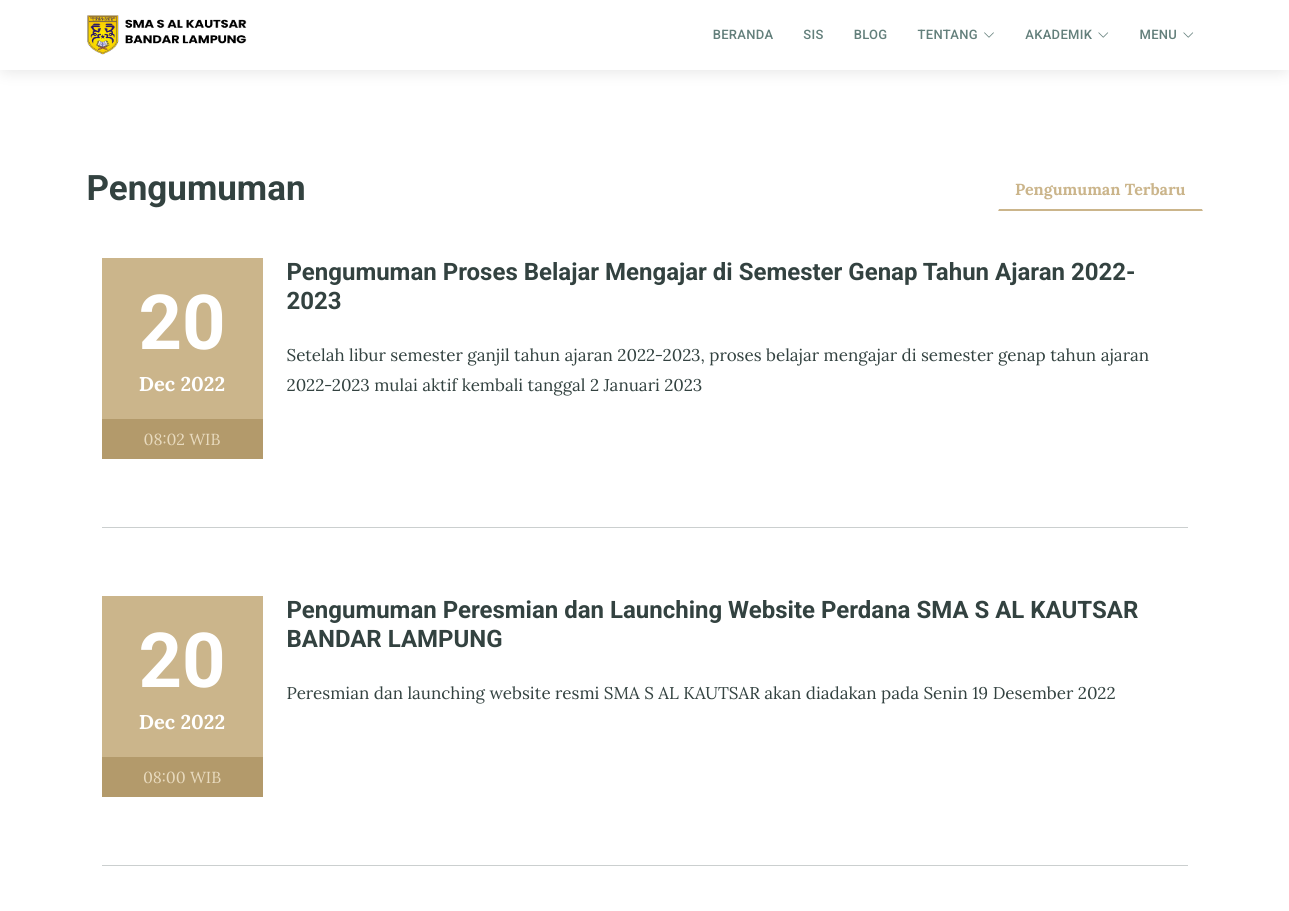
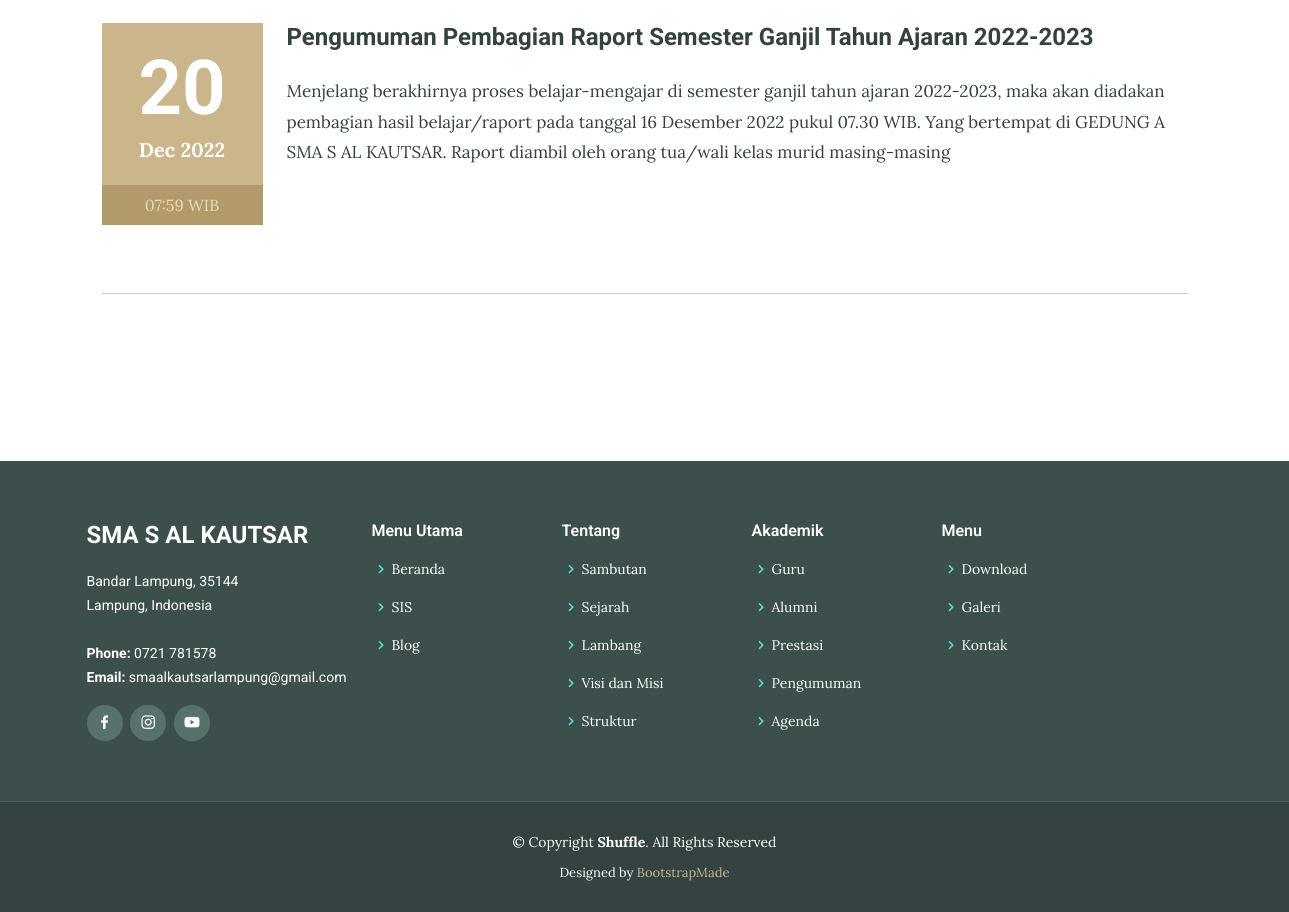
The app's page /index.php/pengumuman with its own data (2 pictures, top to bottom).
### tables this page shows
CREATE TABLE `tbl_pengumuman` (
  `pengumuman_id` int(11) NOT NULL,
  `pengumuman_judul` varchar(150) DEFAULT NULL,
  `pengumuman_deskripsi` text DEFAULT NULL,
  `pengumuman_tanggal` timestamp NULL DEFAULT current_timestamp(),
  `pengumuman_author` varchar(60) DEFAULT NULL
);

### application/controllers/Pengumuman.php (called while the page is built, shortened)
<?php
class Pengumuman extends CI_Controller{
	function __construct(){
		$this->load->view('templates/header_1');
		$this->load->model('m_pengumuman');
		$this->load->model('m_pengunjung');
	}
	function index(){
		$jum=$this->m_pengumuman->pengumuman();
        $page=$this->uri->segment(3);
        if(!$page):
            $offset = 0;
        else:
            $offset = $page;
        endif;
        $limit=7;
        $config['base_url'] = base_url() . 'pengumuman/index/';
            $config['total_rows'] = $jum->num_rows();
            $config['per_page'] = $limit;
            $config['uri_segment'] = 3;
	          $config['full_tag_open']    = '<div class="pagging text-center"><nav><ul class="pagination justify-content-center">';
	          $config['full_tag_close']   = '</ul></nav></div>';
	          $config['num_tag_open']     = '<li class="page-item"><span class="page-link">';
	          $config['num_tag_close']    = '</span></li>';
	          $config['cur_tag_open']     = '<li class="page-item"><span class="page-link">';
	          $config['cur_tag_close']    = '<span class="sr-only">(current)</span></span></li>';
	          $config['next_tag_open']    = '<li class="page-item"><span class="page-link">';
	          $config['next_tagl_close']  = '<span aria-hidden="true">&raquo;</span></span></li>';
	          $config['prev_tag_open']    = '<li class="page-item"><span class="page-link">';
	          $config['prev_tagl_close']  = '</span>Next</li>';
	          $config['first_tag_open']   = '<li class="page-item"><span class="page-link">';
	          $config['first_tagl_close'] = '</span></li>';
	          $config['last_tag_open']    = '<li class="page-item"><span class="page-link">';
	          $config['last_tagl_close']  = '</span></li>';
            $config['first_link'] = 'Awal';
            $config['last_link'] = 'Akhir';
            $config['next_link'] = 'Next >>';
            $config['prev_link'] = '<< Prev';
            $this->pagination->initialize($config);
            $x['page'] =$this->pagination->create_links();
						$x['data']=$this->m_pengumuman->pengumuman_perpage($offset,$limit);
						$this->load->view('depan/v_pengumuman',$x);
						$this->load->view('templates/footer');
	}
}

### index.php (called while the page is built, shortened)
<?php
require_once BASEPATH.'core/CodeIgniter.php';

### application/models/M_pengumuman.php (called while the page is built, shortened)
<?php
class M_pengumuman extends CI_Model{
	function pengumuman_perpage($offset,$limit){
		$hsl=$this->db->query("SELECT pengumuman_id,pengumuman_judul,pengumuman_deskripsi,pengumuman_tanggal,DATE_FORMAT(pengumuman_tanggal,'%d/%m/%Y') AS tanggal,pengumuman_author FROM tbl_pengumuman ORDER BY pengumuman_id DESC limit $offset,$limit");
		return $hsl;
	}
}

### application/views/depan/v_pengumuman.php (the view, shortened to what this page needs)
<!DOCTYPE html>
<html lang="en">
<head>
    <link rel="stylesheet" href="theme/css/bootstrap.min.css">
    <link rel="stylesheet" href="theme/css/font-awesome.min.css">
    <link rel="stylesheet" href="theme/css/simple-line-icons.css">
    <link rel="stylesheet" href="theme/css/slick.css">
    <link rel="stylesheet" href="theme/css/slick-theme.css">
    <link rel="stylesheet" href="theme/css/owl.carousel.min.css">
<link href="assets/aset/vendor/animate.css/animate.min.css" rel="stylesheet">
<link href="assets/aset/vendor/bootstrap/css/bootstrap.min.css" rel="stylesheet">
<link href="assets/aset/vendor/bootstrap-icons/bootstrap-icons.css" rel="stylesheet">
<link href="assets/aset/vendor/boxicons/css/boxicons.min.css" rel="stylesheet">
<link href="assets/aset/vendor/glightbox/css/glightbox.min.css" rel="stylesheet">
<link href="assets/aset/vendor/swiper/swiper-bundle.min.css" rel="stylesheet">
<link href="assets/aset/css/style.css" rel="stylesheet">
    <link href="theme/css/style.css" rel="stylesheet">
</head>
<body>
    <section class="events">
        <div class="container">
            <div class="row">
                <div class="col-md-4">
                    <h2 class="event-title">Pengumuman</h2>
                </div>
                <div class="col-md-8">
                    <ul class="nav nav-tabs" role="tablist">
                        <li class="nav-item nav-tab1">
                            <a class="nav-link tab-list active" data-toggle="tab" href="#upcoming-events" role="tab">Pengumuman Terbaru </a>
                        </li>
                    </ul>
                </div>
            </div>
            <br>
            <div class="row">
                <div class="tab-content">
                    <div class="tab-pane active" id="upcoming-events" role="tabpanel">
                        <?php foreach ($data->result() as $row) : ?>
                            <div class="col-md-12">
                                <div class="row">
                                    <div class="col-md-2">
                                        <div class="event-date">
                                            <h4><?php echo date("d", strtotime($row->pengumuman_tanggal)); ?></h4> <span><?php echo date("M Y", strtotime($row->pengumuman_tanggal)); ?></span>
                                        </div>
                                        <span class="event-time"><?php echo date("H:i", strtotime($row->pengumuman_tanggal)) . ' WIB'; ?></span>
                                    </div>
                                    <div class="col-md-10">
                                        <div class="event-heading">
                                            <h3><?php echo $row->pengumuman_judul; ?></h3>
                                            <p><?php echo $row->pengumuman_deskripsi; ?></p>
                                        </div>
                                    </div>
                                </div>
                                <hr class="event-underline">
                            </div>
                        <?php endforeach; ?>
                        <div class="col-md-12 text-center">
                        </div>
                    </div>
                </div>
            </div>
        </div>
    </section>
</body>
</html>

### assets/aset/css/style.css (style rules this page uses)
body { font-family: "Open Sans", sans-serif; color: #334240; min-height: 100vh; width: 100vw; overflow-x: hidden; }
a { text-decoration: none; color: #1bbca3; }
h1, h2, h3, h4, h5, h6 { font-family: "Roboto", sans-serif; }
section { padding: 60px 0; overflow-x: hidden; }

### records on screen
tbl_pengumuman: pengumuman_tanggal "20", pengumuman_tanggal "Dec 2022", pengumuman_tanggal "08:02", pengumuman_judul "Pengumuman Proses Belajar Mengajar di Semester Genap Tahun Ajaran 2022-2023", pengumuman_deskripsi "Setelah libur semester ganjil tahun ajaran 2022-2023, proses belajar mengajar di semester genap tahun ajaran 2022-2023 mulai aktif kembali tanggal 2 Januari 2023"
tbl_pengumuman: pengumuman_tanggal "20", pengumuman_tanggal "Dec 2022", pengumuman_tanggal "08:00", pengumuman_judul "Pengumuman Peresmian dan Launching Website Perdana SMA S AL KAUTSAR BANDAR LAMPUNG", pengumuman_deskripsi "Peresmian dan launching website resmi SMA S AL KAUTSAR akan diadakan pada Senin 19 Desember 2022"
tbl_pengumuman: pengumuman_tanggal "20", pengumuman_tanggal "Dec 2022", pengumuman_tanggal "07:59", pengumuman_judul "Pengumuman Pembagian Raport Semester Ganjil Tahun Ajaran 2022-2023", pengumuman_deskripsi "Menjelang berakhirnya proses belajar-mengajar di semester ganjil tahun ajaran 2022-2023, maka akan diadakan pembagian hasil belajar/raport pada tanggal 16 Desember 2022 pukul 07.30 WIB. Yang bertempat di GEDUNG A SMA S AL KAUTSAR. Raport diambil oleh orang tua/wali kelas murid masing-masing"
